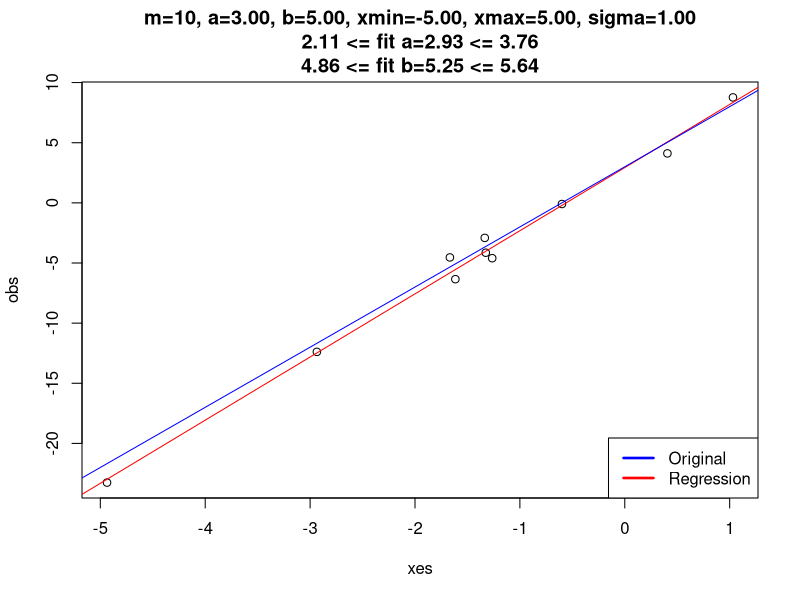

Recreate this plot in R.
# PR 1
gensrobs <- function(m, a, b, xmin, xmax, sigma)
{
  xes = runif(m, xmin, xmax)
  # sigma patrat ?!?
  epsilons = rnorm(m, mean=0, sd=sigma)
  #print (xes)
  #print (epsilons)
  obs = mapply(
    function(x, eps) a + b * x + eps,
    xes, epsilons
  )
#  print (cbind(obs, xes))
  return (cbind(xes, obs))
}

# PR 2

confint_manual <- function(d, m)
{
  print("BEGIN confint_manual")
  justobs = d[,2]
  print (justobs)
  obs_mean = mean(justobs)
  print (obs_mean)
  print("END confint_manual")
}

simpleregression <- function(counter, m, a, b, xmin, xmax, sigma)
{
  d = gensrobs(m, a, b, xmin, xmax, sigma)
  
  fname = sprintf("simple_regression_%d.pdf", counter)
  pdf(fname, 8.27, 5.83) # A5
  fit = lm(obs ~ xes, as.data.frame(d))
  ci_b = confint(fit, 'xes', 0.95)
  ci_a = confint(fit, '(Intercept)', 0.95)
  confint_manual(d, m)
  print(ci_b[1])
  print(ci_b[2])
  
  title2 = sprintf("m=%d, a=%.2f, b=%.2f, xmin=%.2f, xmax=%.2f, sigma=%.2f\n%.2f <= fit a=%.2f <= %.2f\n%.2f <= fit b=%.2f <= %.2f",
                   m, a, b, xmin, xmax, sigma,
                   ci_a[1], fit$coefficients[1], ci_a[2],
                   ci_b[1], fit$coefficients[2], ci_b[2])
  plot(main=title2, d)
  abline(coef(fit), col="red")
  abline(a, b, col="blue")
  legend("bottomright", # places a legend at the appropriate place
         c("Original","Regression"), # puts text in the legend
         lty=c(1,1), # gives the legend appropriate symbols (lines)
         lwd=c(2.5,2.5),col=c("blue","red")) # gives the legend lines the correct color and width
  dev.off()
  print("===========================================")
  print(sprintf("m=%d, a=%.2f, b=%.2f",
                   m, a, b))
  print(sprintf("xmin=%.2f, xmax=%.2f",
                   xmin, xmax))
  print(sprintf("sigma=%.2f",
                   sigma))
  print(sprintf("fit a=%.2f, fit b=%.2f",
                   fit$coefficients[1], fit$coefficients[2]))
# b = fit b +/- T 2.5% (m-2) . standard error (fit b), same for a
# P(b fit - * <= b <= b fit + *) = 95%
# Calculat confidence interval manual - std error etc
# SE(fit b) = sigma (original) / sqrt(m) * Sx  - std deviation for x = (sum(xi) - e(x))^2 / m
# S = estimator pt sigma = (sum (yi - e(y)))^2 / (m - 2), in loc de sigma (original)
# m - 2 == gradul de libertate, nr de observatii - nr de variabile - 1
# SE(fit b) = S / (sqrt(sum (xi = e(x))^2))

# var(b fit) = S^2 / (m * Sx^2)
  print(confint(fit, 'xes', 0.95))
  print(confint(fit, '(Intercept)', 0.95))
}

# Counter for file name, no of samples, a, b, minx, maxx, sigma
#simpleregression(1, 100, 3, 5, -200, 200, 1.5)
simpleregression(2, 10, 3, 5, -5, 5, 1)
#simpleregression(3, 10000, 3, 5, -5, 5, 1)
#simpleregression(4, 10, 3, 5, 5, 5.2, 1)
#simpleregression(5, 10000, 3, 5, 5, 5.2, 1)
#simpleregression(6, 10, 3, 5, 5, 5.2, 0.01)

